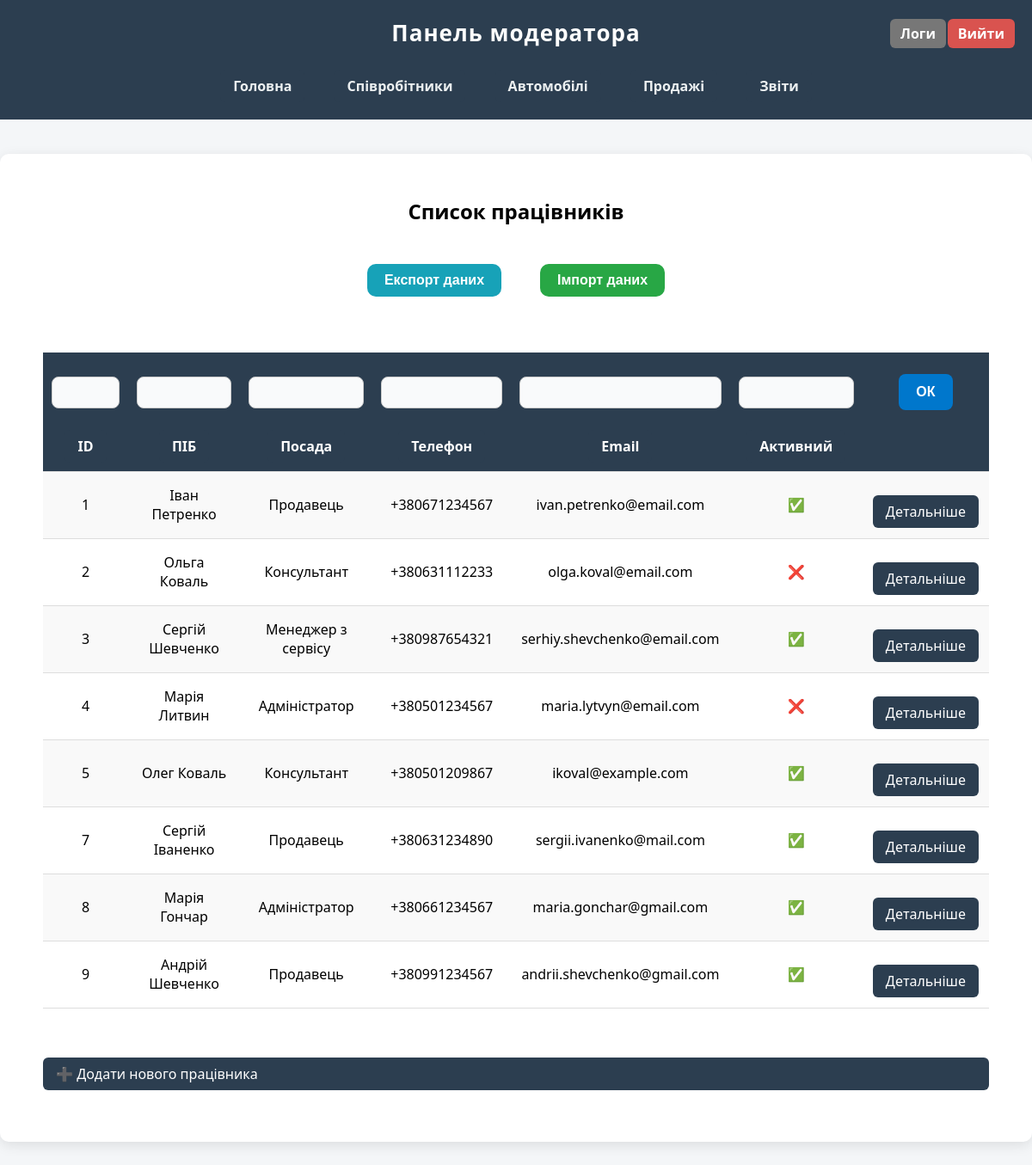
The app's page /moderator/workers/ (signed in) with its own data.
### main/models.py (models this page shows, shortened)
class Worker(models.Model):
    full_name = models.CharField(max_length=100)
    position = models.CharField(max_length=100)
    phone = models.CharField(max_length=15)
    email = models.EmailField()
    is_active = models.BooleanField(default=True)

### moderator/views.py (the view)
# urls.py: path('workers/', views.show_workers_list, name='workers_list'),
@moderator_required
def show_workers_list(request):
    return show_objects_list(request, Worker,
                             ['id', 'full_name', 'position', 'phone', 'email', 'is_active'],
                             'moderator/workers/workers_list.html',
                             'all_workers')

### moderator/views.py (called while the page is built)
@moderator_required
def show_objects_list(request, model_name, fields, template_name, objects_name):
    logger.info(f'Модератор переглянув список об’єктів: {model_name}.')
    all_objects = model_name.objects.all()
    sort_field = request.GET.get('sort', 'id')
    direction = request.GET.get('dir', 'asc')
    if request.method == 'GET':
        filter_fields = fields
        filters = {}
        for f in filter_fields:
            value = request.GET.get(f'filter_{f}')
            if value:
                filters[f] = value
        all_objects = all_objects.filter(**filters)
        if direction == 'desc':
            all_objects = all_objects.order_by(f'-{sort_field}')
        else:
            all_objects = all_objects.order_by(sort_field)
    return render(request, template_name, {objects_name : all_objects, 'sort_field' : sort_field, 'direction' : direction})

### moderator/templates/moderator/workers/workers_list.html (shortened to what this page needs)
{% extends 'layout_m.html' %}
{% block content %}
    <h2 style="text-align: center; margin-bottom: 30px;">Список працівників</h2>
    <div class="button-row">
        <form action="{% url 'export_workers' %}" method="post">
            <button type="submit"  class="btn export">Експорт даних</button>
        </form>
            <form action="{% url 'import_workers' %}" method="post">
            <button type="submit" class="btn import">Імпорт даних</button>
        </form>
    </div>
    <form method="get">
        <table>
            <tr>
                <th>
                    <input name="filter_id" type="number">
                    <a href="?sort=id&dir={% if sort_field == 'id' and direction == 'asc' %}desc{% else %}asc{% endif %}">ID</a>
                </th>
                <th>
                    <input name="filter_full_name" type="text">
                    <a href="?sort=full_name&dir={% if sort_field == 'full_name' and direction == 'asc' %}desc{% else %}asc{% endif %}">ПІБ</a>
                </th>
                <th>
                    <input name="filter_position" type="text">
                    <a href="?sort=position&dir={% if sort_field == 'position' and direction == 'asc' %}desc{% else %}asc{% endif %}">Посада</a>
                </th>
                <th>
                    <input name="filter_phone" type="text">
                    <a href="?sort=phone&dir={% if sort_field == 'phone' and direction == 'asc' %}desc{% else %}asc{% endif %}">Телефон</a>
                </th>
                <th>
                    <input name="filter_email" type="text">
                    <a href="?sort=email&dir={% if sort_field == 'email' and direction == 'asc' %}desc{% else %}asc{% endif %}">Email</a>
                </th>
                <th>
                    <input name="filter_is_active" type="boolean">
                    <a href="?sort=is_active&dir={% if sort_field == 'is_active' and direction == 'asc' %}desc{% else %}asc{% endif %}">Активний</a>
                </th>
                <th><button type="submit">ОК</button><br><br></th>
            </tr>
            {% for worker in all_workers %}
            <tr>
                <td>{{ worker.id }}</td>
                <td>{{ worker.full_name }}</td>
                <td>{{ worker.position }}</td>
                <td>{{ worker.phone }}</td>
                <td>{{ worker.email }}</td>
                <td>{% if worker.is_active %}✅{% else %}❌{% endif %}</td>
                <td><a href="{% url 'worker_details' worker.id%}">Детальніше</a></td>
            </tr>
            {% endfor %}
        </table>
        <br>
        <a href="{% url 'create_worker' %}">➕ Додати нового працівника</a>
    </form>
{% endblock %}

### moderator/static/moderator/css/style_m.css (style rules this page uses)
body { font-family: system-ui, -apple-system, BlinkMacSystemFont, 'Segoe UI', Roboto, Oxygen, Ubuntu, Cantarell, 'Open Sans', 'Helvetica Neue', sans-serif; background: #f4f6f8; margin: 0; padding: 0; }
table { width: 100%; margin: 0 auto; border-collapse: collapse; margin-top: 20px; }
th, td { padding: 12px; text-align: center; border-bottom: 1px solid #ddd; }
th { background: #2c3e50; color: white; }
tr:nth-child(even) { background: #f9f9f9; }
a, button { display: inline-block; background: #2c3e50; color: white; padding: 8px 15px; border-radius: 6px; text-decoration: none; margin-top: 15px; transition: 0.3s; }
form { display: flex; flex-direction: column; gap: 10px; }
input, select, textarea { padding: 10px; border-radius: 6px; border: 1px solid #ccc; font-size: 14px; width: 100%; box-sizing: border-box; }
button { background-color: #0077cc; color: white; padding: 12px 20px; border: none; border-radius: 8px; font-size: 16px; font-weight: bold; cursor: pointer; transition: 0.3s; }
.btn { display: inline-block; padding: 10px 20px; margin: 5px; font-weight: bold; color: white; background: #007bff; border: none; border-radius: 10px; text-decoration: none; transition: background 0.3s; }
.btn.import { background: #28a745; }
.btn.export { background: #17a2b8; }
.button-row { display: flex; justify-content: center; align-items: center; gap: 15px; margin-bottom: 20px; }
.button-row form { margin: 0; }
table th input { display: block; width: 100%; padding: 9px 12px; margin-bottom: 10px; margin-top: 18px; border: 1px solid #ccc; border-radius: 8px; background-color: #f9fafb; font-size: 15px; color: #333; transition: all 0.25s ease; box-sizing: border-box; }
table th { padding: 10px; vertical-align: top; text-align: center; font-size: 16px; position: relative; }
form { margin: 20px auto; padding: 10px; max-width: 1100px; }

### records on screen
Worker: id "1", full_name "Іван Петренко", position "Продавець", phone "+380671234567", email "ivan.petrenko@email.com"
Worker: id "2", full_name "Ольга Коваль", position "Консультант", phone "+380631112233", email "olga.koval@email.com"
Worker: id "3", full_name "Сергій Шевченко", position "Менеджер з сервісу", phone "+380987654321", email "serhiy.shevchenko@email.com"
Worker: id "4", full_name "Марія Литвин", position "Адміністратор", phone "+380501234567", email "maria.lytvyn@email.com"
Worker: id "5", full_name "Олег Коваль", position "Консультант", phone "+380501209867", email "ikoval@example.com"
Worker: id "7", full_name "Сергій Іваненко", position "Продавець", phone "+380631234890", email "sergii.ivanenko@mail.com"
Worker: id "8", full_name "Марія Гончар", position "Адміністратор", phone "+380661234567", email "maria.gonchar@gmail.com"
Worker: id "9", full_name "Андрій Шевченко", position "Продавець", phone "+380991234567", email "andrii.shevchenko@gmail.com"
